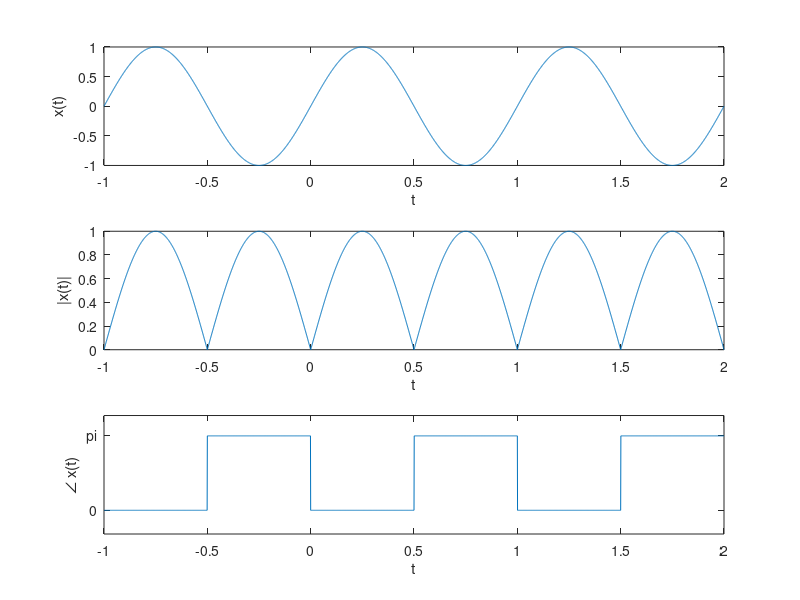

Write MATLAB code to recreate this figure. (Note: this script raises an error after producing the figure.)
tv = -1:0.001:2;
sv = sin(2*pi*tv);

subplot(3,1,1);
plot(tv,sv);
xlabel('t');  ylabel('x(t)');
subplot(3,1,2);
plot(tv,abs(sv));
xlabel('t');  ylabel('|x(t)|');
subplot(3,1,3);
asv = angle(sv);
plot(tv,asv);
%set(gca,'YLim', [-4 4]);
%set(gca,'YTick', [-pi 0 pi]);
%set(gca,'YTickLabel', {'-pi', '0', 'pi'});
set(gca,'YLim', [-1 4]);
set(gca,'YTick', [0 pi]);
set(gca,'YTickLabel', {'0', 'pi'});
xlabel('t');  ylabel('\angle x(t)');

exportfig(gcf,'sinmagphase.eps','width',5,'height',4,'fontmode','fixed','Color','cmyk','fontsize',8);